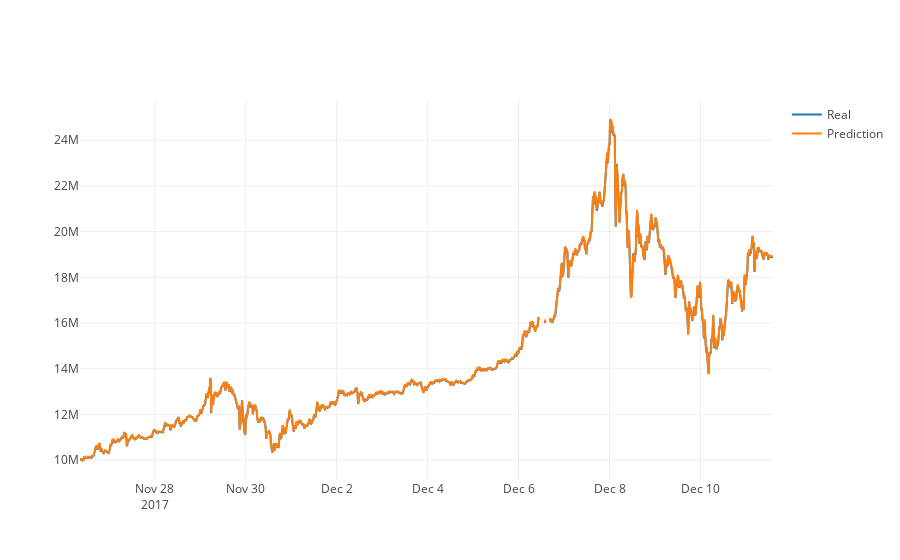

Notebook code cell kept with this figure:
### Code cell
df_test = df[train_size:len(df)]
print(len(df_test))
print(len(test))
print(len(pred_y_onestep))
print(len(test_y_onestep))

# 예측 값 복원하기 
pred_close = []
for i in range(len(pred_y_onestep)):
    j = look_back + i
    pred_close.append(df_test.iloc[j]['close'] * (1.00 + pred_y_onestep[i]))

# 테스트 데이터
df_test_pred = pd.DataFrame(df_test.iloc[-len(pred_y_onestep):])
df_test_pred["close_pred"] = np.array(pred_close)

# 그래프 그려보기
trace_real = go.Scatter(x=df_test_pred.index, y=df_test_pred["close"], name="Real") # real
trace_pred = go.Scatter(x=df_test_pred.index, y=df_test_pred["close_pred"], name="Prediction") # pred
py.iplot([trace_real, trace_pred])

### Figure 1 — Plotly figure (JSON) as saved in the notebook; plotly's stock layout.template omitted (floating-point values rounded to 4 significant figures; data arrays with more than 128 entries replaced by an {"elided": "..."} marker saying what was removed)
{"data": [{"name": "Real", "type": "scatter", "x": {"elided": "1464 str values"}, "y": {"elided": "1464 int values"}}, {"name": "Prediction", "type": "scatter", "x": {"elided": "1464 str values"}, "y": {"elided": "1464 int values"}}], "layout": {}}
